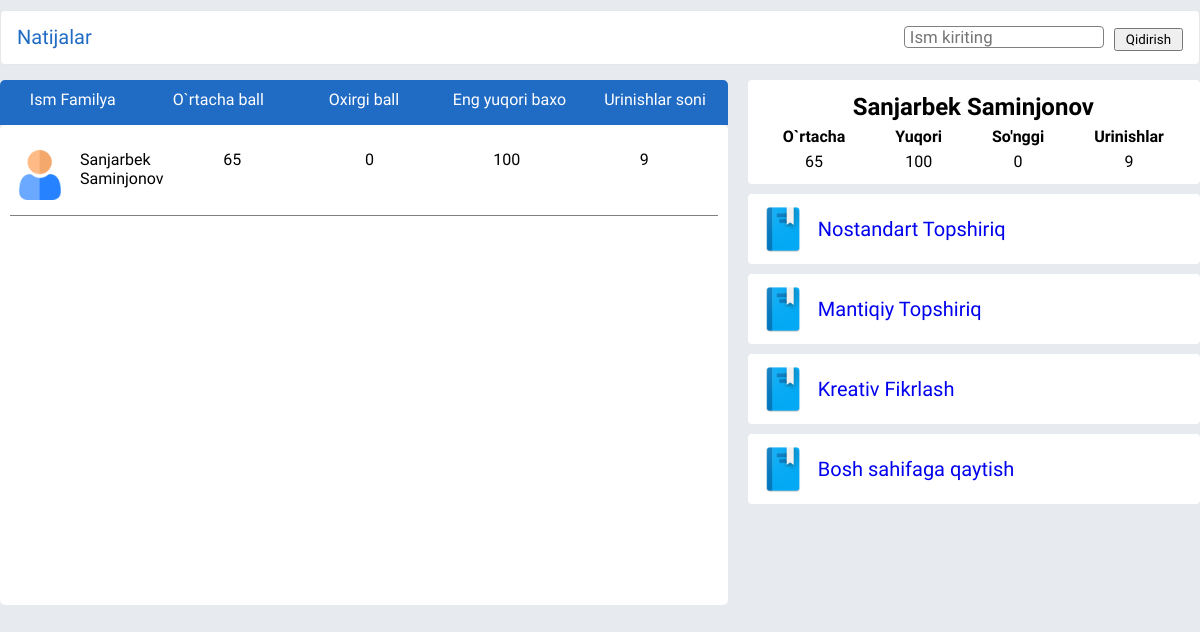
/results/1/ (signed in), run on an earlier commit of the app's database.
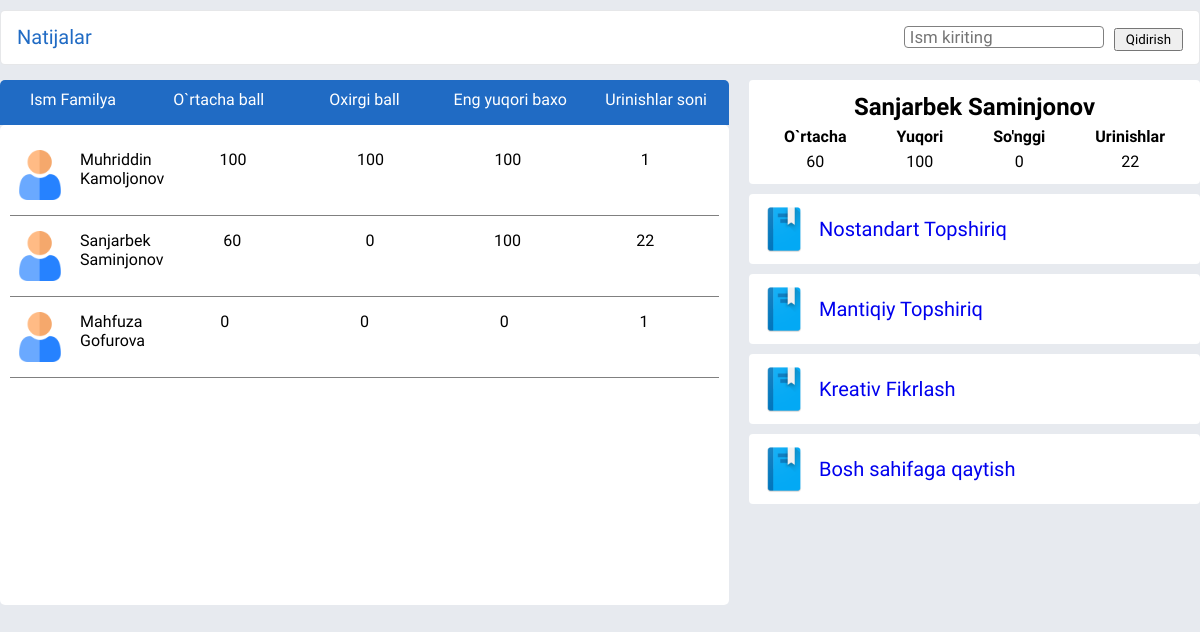
And on a later commit of the database.
### dashboard/models.py (models this page shows, shortened)
class AllResult(models.Model):
    APP_CHOICES = (
        (1, 'NOSTANDART TOPSHIRIQ'),
        (2, 'MANTIQIY SAVOLLAR'),
        (3, 'KREATIV FIKRLASH'),
    )
    pupil = models.ForeignKey(User, on_delete=CASCADE, verbose_name="O'quvchi")
    type_task = models.IntegerField(
        choices=APP_CHOICES, default=0, verbose_name="Topshiriq turi")
    last_score = models.IntegerField(
        default=0, blank=True, null=True, verbose_name="Oxirgi natija")
    max_score = models.IntegerField(
        default=0, blank=True, null=True, verbose_name="Eng yuqori natija")
    avarage_score = models.IntegerField(
        default=0, blank=True, null=True, verbose_name="O'rtacha natija")
    attempt = models.IntegerField(
        default=0, blank=True, null=True, verbose_name="Urinishlar soni")
    class Meta:
        verbose_name = "Natija"
        verbose_name_plural = "Natijalar"

### results/views.py (the view)
# urls.py: path('<int:type_task>/', views.results_table, name='table'),
def results_table(request, type_task):
    title = {
        1: "Nostandart topshiriq",
        2: "Mantiqiy savollar",
        3: "Kreativ fikrlash",
    }
    taskResults = AllResult.objects.filter(
        type_task=type_task).order_by('-avarage_score')
    my_result, created = AllResult.objects.get_or_create(
        pupil=request.user, type_task=type_task)
    text = request.GET.get('searching_text')
    if text != None:
        taskResults = taskResults.filter(pupil__first_name__contains=text)
    context = {
        'task_results': taskResults,
        'my_result': my_result,
        'title': title[type_task]
    }
    return render(request, 'results/index.html', context)

### templates/results/index.html (shortened to what this page needs)
{% load static %}
<!DOCTYPE html>
<html lang="en">
<head>
    <link rel="stylesheet" href="{% static 'results/css/results_table/style.css' %}" />
</head>
<body>
    <div class="container">
        <div class="section">
            <div class="section__top">
                <div class="section__top-left">
                    <p class="box1">Natijalar</p>
                </div>
                <form class="section__top-right" method="get">
                    <input class="section__top-right--input" type="text" name="searching_text"
                        placeholder="Ism kiriting" />
                    <p class="box1">
                        <button type="submit" style="padding: 2px 10px;">Qidirish</button>
                    </p>
                </form>
            </div>
            <div class="section__content">
                <div>
                    <div class="card__top">
                        <div>Ism Familya</div>
                        <div>O`rtacha ball</div>
                        <div>Oxirgi ball</div>
                        <div class="max">Eng yuqori baxo</div>
                        <div>Urinishlar soni</div>
                    </div>
                    <div class="section__content-left">
                        {% for result in task_results %}
                        <div class="card">
                            <div class="user">
                                <img class="card__img" src="{% static 'results/images/results_images/user.png' %}"
                                    alt="" />
                                <div class="user__name">
                                    <p>{{result.pupil.first_name}}</p>
                                    <p>{{result.pupil.last_name}}</p>
                                </div>
                            </div>
                            <div>{{result.avarage_score}}</div>
                            <div>{{result.last_score}}</div>
                            <div class="max">{{result.max_score}}</div>
                            <div>{{result.attempt}}</div>
                        </div>
                        {% endfor %}
                    </div>
                </div>
                <div class="section__content-right">
                    <div class="right__card">
                        <div class="right_card-info">
                            <div class="boxs">
                                <table>
                                    <thead>
                                        <tr>
                                            <th colspan="4">
                                                <h2>{{user.first_name}} {{user.last_name}}</h2>
                                            </th>
                                        </tr>
                                        <tr>
                                            <th scope="col">O`rtacha</th>
                                            <th scope="col">Yuqori</th>
                                            <th scope="col">So'nggi</th>
                                            <th scope="col">Urinishlar</th>
                                        </tr>
                                    </thead>
                                    <tbody>
                                        <tr>
                                            <td>{{my_result.avarage_score}}</td>
                                            <td>{{my_result.max_score}}</td>
                                            <td>{{my_result.last_score}}</td>
                                            <td class="box">{{my_result.attempt}}</td>
                                        </tr>
                                    </tbody>
                                </table>
                            </div>
                        </div>
                    </div>
                    <a href="{% url 'table' 1 %}">
                        <div class="right__card">
                            <div>
                                <img class="image-end-1" src="{% static 'results/images/results_images/book.png' %}"
                                    alt="">
                            </div>
                            <div>
                                <div class="info">Nostandart Topshiriq</div>
                            </div>
                        </div>
                    </a>
                    <a href="{% url 'table' 2 %}">
                        <div class="right__card">
                            <div>
                                <img class="image-end-1" src="{% static 'results/images/results_images/book.png' %}"
                                    alt="">
                            </div>
                            <div>
                                <div class="info">Mantiqiy Topshiriq</div>
                            </div>
                        </div>
                    </a>
                    <a href="{% url 'table' 3 %}">
                        <div class="right__card">
                            <div>
                                <img class="image-end-1" src="{% static 'results/images/results_images/book.png' %}"
                                    alt="">
                            </div>
                            <div>
                                <div class="info">Kreativ Fikrlash</div>
                            </div>
                        </div>
                    </a>
                    <a href="{% url 'dashboard' %}">
                        <div class="right__card">
                            <div>
                                <img class="image-end-1" src="{% static 'results/images/results_images/book.png' %}"
                                    alt="">
                            </div>
                            <div>
                                <div class="info">Bosh sahifaga qaytish</div>
                            </div>
                        </div>
                    </a>
                </div>
            </div>
        </div>
    </div>
</body>
</html>

### static/results/css/results_table/style.css (style rules this page uses)
* { margin: 0; padding: 0; -webkit-box-sizing: border-box; box-sizing: border-box; font-family: "Padauk", sans-serif; }
body { background: #e7eaef; }
.container { max-width: 1200px; margin: 0 auto; }
.image-end-1 { display: block; width: 50px; height: 50px; }
.boxs { text-align: center; }
.right_card-info { display: -webkit-box; display: -ms-flexbox; display: flex; }
table { border-collapse: collapse; }
thead th, td { padding: 3px 25px; text-align: center; }
.box1 { color: #206bc4; font-size: 20px; }
a { text-decoration: none; font-size: 20px; }
.section__top { display: -webkit-box; display: -ms-flexbox; display: flex; -webkit-box-pack: justify; -ms-flex-pack: justify; justify-content: space-between; border-radius: 3px 3px 0 0; color: inherit; display: flex; -webkit-box-align: center; -ms-flex-align: center; align-items: center; border: 1px solid rgba(101, 109, 119, 0.16); padding: 0.75rem 1rem; margin-bottom: 0; font-size: 0.875rem; font-weight: 400; line-height: 1.4285714; border-radius: 5px; background-color: #fff; }
.section__top-left { font-size: 1rem; font-weight: 500; line-height: 1.5rem; }
.section__top-right { display: -webkit-box; display: -ms-flexbox; display: flex; -webkit-box-align: center; -ms-flex-align: center; align-items: center; gap: 10px; color: #656d77; font-size: 0.875rem; font-weight: 400; line-height: 1.4285714; }
.section__top-right--input { border-radius: 4px; border: none; outline: none; padding-left: 5px; width: 200px; border: solid 1px grey; font-size: larger; }
.section__content { display: -webkit-box; display: -ms-flexbox; display: flex; gap: 20px; margin-top: 15px; }
.section__content-left { height: 480px; padding: 10px 10px; border-radius: 5px; background-color: #fff; overflow: hidden; overflow-y: scroll; }
.section .card { display: -ms-grid; display: grid; -ms-grid-columns: (1fr)[5]; grid-template-columns: repeat(5, 1fr); grid-auto-rows: 50px; margin-top: 10px; padding: 5px 5px; border-bottom: grey 1px solid; text-align: center; padding-bottom: 15px; }
.section .card__top { display: -ms-grid; display: grid; -ms-grid-columns: (1fr)[5]; grid-template-columns: repeat(5, 1fr); -ms-grid-rows: 35px; grid-template-rows: 35px; text-align: center; background: #206bc4; color: #fff; border-top-left-radius: 5px; border-top-right-radius: 5px; padding-top: 10px; }
.section .card__img { width: 50px; border-radius: 5px; }
.section .card .user { display: -webkit-box; display: -ms-flexbox; display: flex; gap: 15px; }
.section .card .user__name { text-align: start; }
.section__content-right { display: -webkit-box; display: -ms-flexbox; display: flex; -webkit-box-orient: vertical; -webkit-box-direction: normal; -ms-flex-direction: column; flex-direction: column; width: 40%; height: 100vh; gap: 10px; border-radius: 5px; }
.section__content-right .right__card { width: 100%; padding: 10px 10px; display: -webkit-box; display: -ms-flexbox; display: flex; gap: 10px; background-color: #fff; -webkit-box-align: center; -ms-flex-align: center; align-items: center; border-radius: 4px; cursor: pointer; }

### templates/results/index.html (style rules this page uses)
body { padding-top: 10px; }

What changed in the data, as far as the page shows it:
added AllResult: pupil.first_name "Muhriddin", pupil.last_name "Kamoljonov", avarage_score "100", last_score "100", max_score "100", attempt "1"
changed AllResult "Sanjarbek": avarage_score "65" → "60"; attempt "9" → "22"
added AllResult: pupil.first_name "Mahfuza", pupil.last_name "Gofurova", avarage_score "0", last_score "0", max_score "0", attempt "1"
